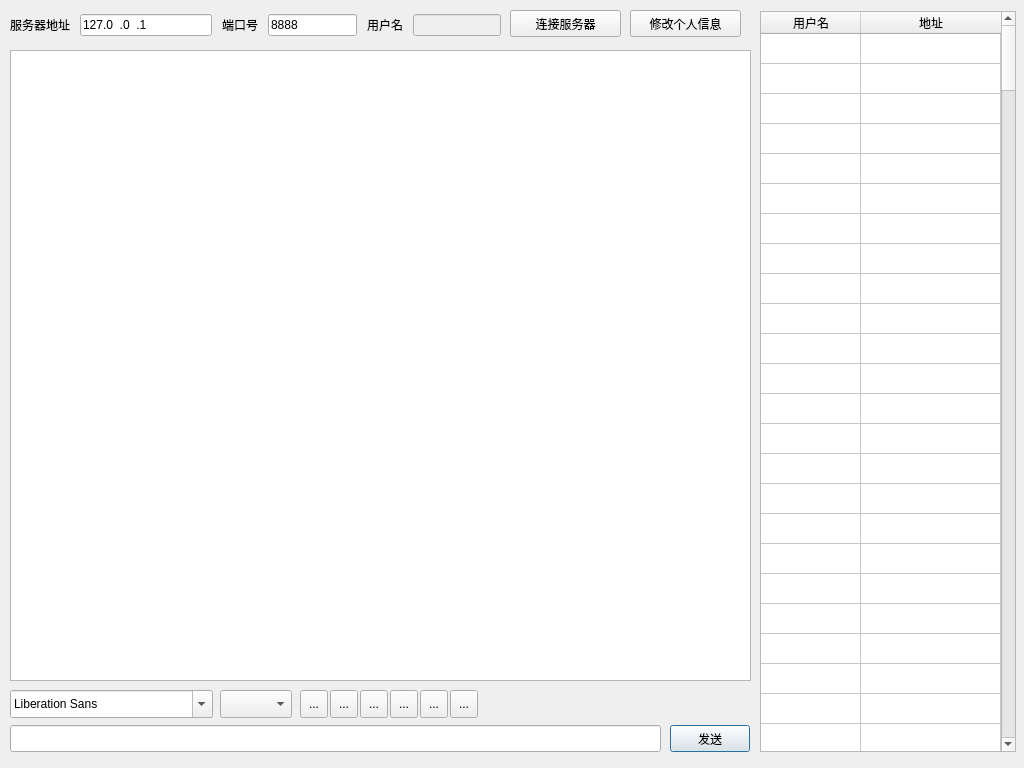
<?xml version="1.0" encoding="UTF-8"?>
<ui version="4.0">
 <class>ClientMsg</class>
 <widget class="QDialog" name="ClientMsg">
  <property name="geometry">
   <rect>
    <x>0</x>
    <y>0</y>
    <width>1024</width>
    <height>768</height>
   </rect>
  </property>
  <property name="windowTitle">
   <string>ClientMsg</string>
  </property>
  <widget class="QLineEdit" name="edit_send">
   <property name="geometry">
    <rect>
     <x>10</x>
     <y>725</y>
     <width>651</width>
     <height>27</height>
    </rect>
   </property>
  </widget>
  <widget class="QPushButton" name="btn_send">
   <property name="geometry">
    <rect>
     <x>670</x>
     <y>725</y>
     <width>80</width>
     <height>27</height>
    </rect>
   </property>
   <property name="text">
    <string>发送</string>
   </property>
   <property name="flat">
    <bool>false</bool>
   </property>
  </widget>
  <widget class="QWidget" name="layoutWidget">
   <property name="geometry">
    <rect>
     <x>10</x>
     <y>10</y>
     <width>491</width>
     <height>30</height>
    </rect>
   </property>
   <layout class="QHBoxLayout" name="horizontalLayout" stretch="0,9,0,6,0,6">
    <property name="spacing">
     <number>10</number>
    </property>
    <item>
     <widget class="QLabel" name="label">
      <property name="text">
       <string>服务器地址</string>
      </property>
      <property name="alignment">
       <set>Qt::AlignCenter</set>
      </property>
     </widget>
    </item>
    <item>
     <widget class="QLineEdit" name="edit_ip">
      <property name="enabled">
       <bool>true</bool>
      </property>
      <property name="inputMask">
       <string>000.000.000.000</string>
      </property>
      <property name="text">
       <string>127.0.0.1</string>
      </property>
     </widget>
    </item>
    <item>
     <widget class="QLabel" name="label_2">
      <property name="text">
       <string>端口号</string>
      </property>
      <property name="alignment">
       <set>Qt::AlignCenter</set>
      </property>
     </widget>
    </item>
    <item>
     <widget class="QLineEdit" name="edit_port">
      <property name="enabled">
       <bool>true</bool>
      </property>
      <property name="inputMask">
       <string>0000</string>
      </property>
      <property name="text">
       <string>8888</string>
      </property>
     </widget>
    </item>
    <item>
     <widget class="QLabel" name="label_3">
      <property name="text">
       <string>用户名</string>
      </property>
     </widget>
    </item>
    <item>
     <widget class="QLineEdit" name="edit_username">
      <property name="enabled">
       <bool>false</bool>
      </property>
     </widget>
    </item>
   </layout>
  </widget>
  <widget class="QPushButton" name="btn_connect">
   <property name="geometry">
    <rect>
     <x>510</x>
     <y>10</y>
     <width>111</width>
     <height>27</height>
    </rect>
   </property>
   <property name="text">
    <string>连接服务器</string>
   </property>
  </widget>
  <widget class="QTextBrowser" name="text_chat">
   <property name="geometry">
    <rect>
     <x>10</x>
     <y>50</y>
     <width>741</width>
     <height>631</height>
    </rect>
   </property>
  </widget>
  <widget class="CustomQTable" name="tableWidget_onlineList">
   <property name="geometry">
    <rect>
     <x>760</x>
     <y>11</y>
     <width>256</width>
     <height>741</height>
    </rect>
   </property>
   <property name="rowCount">
    <number>255</number>
   </property>
   <property name="columnCount">
    <number>2</number>
   </property>
   <attribute name="horizontalHeaderStretchLastSection">
    <bool>true</bool>
   </attribute>
   <attribute name="verticalHeaderVisible">
    <bool>false</bool>
   </attribute>
   <row/>
   <row/>
   <row/>
   <row/>
   <row/>
   <row/>
   <row/>
   <row/>
   <row/>
   <row/>
   <row/>
   <row/>
   <row/>
   <row/>
   <row/>
   <row/>
   <row/>
   <row/>
   <row/>
   <row/>
   <row/>
   <row/>
   <row/>
   <row/>
   <row/>
   <row/>
   <row/>
   <row/>
   <row/>
   <row/>
   <row/>
   <row/>
   <row/>
   <row/>
   <row/>
   <row/>
   <row/>
   <row/>
   <row/>
   <row/>
   <row/>
   <row/>
   <row/>
   <row/>
   <row/>
   <row/>
   <row/>
   <row/>
   <row/>
   <row/>
   <row/>
   <row/>
   <row/>
   <row/>
   <row/>
   <row/>
   <row/>
   <row/>
   <row/>
   <row/>
   <row/>
   <row/>
   <row/>
   <row/>
   <row/>
   <row/>
   <row/>
   <row/>
   <row/>
   <row/>
   <row/>
   <row/>
   <row/>
   <row/>
   <row/>
   <row/>
   <row/>
   <row/>
   <row/>
   <row/>
   <row/>
   <row/>
   <row/>
   <row/>
   <row/>
   <row/>
   <row/>
   <row/>
   <row/>
   <row/>
   <row/>
   <row/>
   <row/>
   <row/>
   <row/>
   <row/>
   <row/>
   <row/>
   <row/>
   <row/>
   <row/>
   <row/>
   <row/>
   <row/>
   <row/>
   <row/>
   <row/>
   <row/>
   <row/>
   <row/>
   <row/>
   <row/>
   <row/>
   <row/>
   <row/>
   <row/>
   <row/>
   <row/>
   <row/>
   <row/>
   <row/>
   <row/>
   <row/>
   <row/>
   <row/>
   <row/>
   <row/>
   <row/>
   <row/>
   <row/>
   <row/>
   <row/>
   <row/>
   <row/>
   <row/>
   <row/>
   <row/>
   <row/>
   <row/>
   <row/>
   <row/>
   <row/>
   <row/>
   <row/>
   <row/>
   <row/>
   <row/>
   <row/>
   <row/>
   <row/>
   <row/>
   <row/>
   <row/>
   <row/>
   <row/>
   <row/>
   <row/>
   <row/>
   <row/>
   <row/>
   <row/>
   <row/>
   <row/>
   <row/>
   <row/>
   <row/>
   <row/>
   <row/>
   <row/>
   <row/>
   <row/>
   <row/>
   <row/>
   <row/>
   <row/>
   <row/>
   <row/>
   <row/>
   <row/>
   <row/>
   <row/>
   <row/>
   <row/>
   <row/>
   <row/>
   <row/>
   <row/>
   <row/>
   <row/>
   <row/>
   <row/>
   <row/>
   <row/>
   <row/>
   <row/>
   <row/>
   <row/>
   <row/>
   <row/>
   <row/>
   <row/>
   <row/>
   <row/>
   <row/>
   <row/>
   <row/>
   <row/>
   <row/>
   <row/>
   <row/>
   <row/>
   <row/>
   <row/>
   <row/>
   <row/>
   <row/>
   <row/>
   <row/>
   <row/>
   <row/>
   <row/>
   <row/>
   <row/>
   <row/>
   <row/>
   <row/>
   <row/>
   <row/>
   <row/>
   <row/>
   <row/>
   <row/>
   <row/>
   <row/>
   <row/>
   <row/>
   <row/>
   <row/>
   <row/>
   <row/>
   <row/>
   <row/>
   <row/>
   <row/>
   <row/>
   <row/>
   <row/>
   <row/>
   <row/>
   <row/>
   <row/>
   <row/>
   <row/>
   <row/>
   <row/>
   <column>
    <property name="text">
     <string>用户名</string>
    </property>
   </column>
   <column>
    <property name="text">
     <string>地址</string>
    </property>
   </column>
  </widget>
  <widget class="QFontComboBox" name="fontComboBox">
   <property name="geometry">
    <rect>
     <x>10</x>
     <y>690</y>
     <width>203</width>
     <height>28</height>
    </rect>
   </property>
  </widget>
  <widget class="QComboBox" name="comboBox_fontSize">
   <property name="geometry">
    <rect>
     <x>220</x>
     <y>690</y>
     <width>72</width>
     <height>28</height>
    </rect>
   </property>
   <property name="styleSheet">
    <string notr="true">QComboBox{combobox-popup:0;}</string>
   </property>
   <property name="currentIndex">
    <number>-1</number>
   </property>
   <property name="maxVisibleItems">
    <number>10</number>
   </property>
  </widget>
  <widget class="QToolButton" name="btn_sendFile">
   <property name="geometry">
    <rect>
     <x>300</x>
     <y>690</y>
     <width>28</width>
     <height>28</height>
    </rect>
   </property>
   <property name="styleSheet">
    <string notr="true"/>
   </property>
   <property name="text">
    <string>...</string>
   </property>
   <property name="icon">
    <iconset resource="res.qrc">
     <normaloff>:/images/send_file.png</normaloff>:/images/send_file.png</iconset>
   </property>
   <property name="iconSize">
    <size>
     <width>28</width>
     <height>28</height>
    </size>
   </property>
   <property name="toolButtonStyle">
    <enum>Qt::ToolButtonIconOnly</enum>
   </property>
  </widget>
  <widget class="QToolButton" name="btn_clearRecord">
   <property name="geometry">
    <rect>
     <x>330</x>
     <y>690</y>
     <width>28</width>
     <height>28</height>
    </rect>
   </property>
   <property name="text">
    <string>...</string>
   </property>
   <property name="icon">
    <iconset resource="res.qrc">
     <normaloff>:/images/clear.png</normaloff>:/images/clear.png</iconset>
   </property>
   <property name="iconSize">
    <size>
     <width>28</width>
     <height>28</height>
    </size>
   </property>
  </widget>
  <widget class="QToolButton" name="btn_saveRecord">
   <property name="geometry">
    <rect>
     <x>360</x>
     <y>690</y>
     <width>28</width>
     <height>28</height>
    </rect>
   </property>
   <property name="text">
    <string>...</string>
   </property>
   <property name="icon">
    <iconset resource="res.qrc">
     <normaloff>:/images/save.png</normaloff>:/images/save.png</iconset>
   </property>
   <property name="iconSize">
    <size>
     <width>28</width>
     <height>28</height>
    </size>
   </property>
  </widget>
  <widget class="QToolButton" name="btn_italic">
   <property name="geometry">
    <rect>
     <x>390</x>
     <y>690</y>
     <width>28</width>
     <height>28</height>
    </rect>
   </property>
   <property name="text">
    <string>...</string>
   </property>
   <property name="icon">
    <iconset resource="res.qrc">
     <normaloff>:/images/italic.png</normaloff>:/images/italic.png</iconset>
   </property>
   <property name="iconSize">
    <size>
     <width>28</width>
     <height>28</height>
    </size>
   </property>
   <property name="checkable">
    <bool>false</bool>
   </property>
  </widget>
  <widget class="QToolButton" name="btn_underLine">
   <property name="geometry">
    <rect>
     <x>420</x>
     <y>690</y>
     <width>28</width>
     <height>28</height>
    </rect>
   </property>
   <property name="text">
    <string>...</string>
   </property>
   <property name="icon">
    <iconset resource="res.qrc">
     <normaloff>:/images/under.png</normaloff>:/images/under.png</iconset>
   </property>
   <property name="iconSize">
    <size>
     <width>28</width>
     <height>28</height>
    </size>
   </property>
  </widget>
  <widget class="QToolButton" name="btn_bold">
   <property name="geometry">
    <rect>
     <x>450</x>
     <y>690</y>
     <width>28</width>
     <height>28</height>
    </rect>
   </property>
   <property name="text">
    <string>...</string>
   </property>
   <property name="icon">
    <iconset resource="res.qrc">
     <normaloff>:/images/bold.png</normaloff>:/images/bold.png</iconset>
   </property>
   <property name="iconSize">
    <size>
     <width>28</width>
     <height>28</height>
    </size>
   </property>
  </widget>
  <widget class="QPushButton" name="btn_modifyInfo">
   <property name="geometry">
    <rect>
     <x>630</x>
     <y>10</y>
     <width>111</width>
     <height>27</height>
    </rect>
   </property>
   <property name="text">
    <string>修改个人信息</string>
   </property>
  </widget>
 </widget>
 <customwidgets>
  <customwidget>
   <class>CustomQTable</class>
   <extends>QTableWidget</extends>
   <header location="global">customqtable.h</header>
  </customwidget>
 </customwidgets>
 <resources>
  <include location="res.qrc"/>
 </resources>
 <connections/>
</ui>
